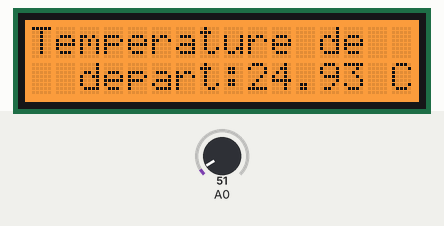
A sketch run on a simulated Arduino Uno, built with avr-gcc and run on an emulated ATmega328P. Shown: 16×2 character LCD. The inputs (shaded band) are chosen by the test bench; at power-on: A0 = 51. Random numbers use the default seed unless the sketch sets one.

Above: at 1.2 s.
1.3 s: A0 set to 61
At 10.7 s:
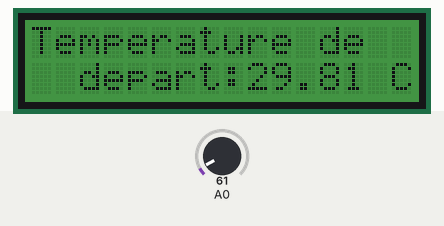
11.0 s: A0 set to 71
At 22.83 s:
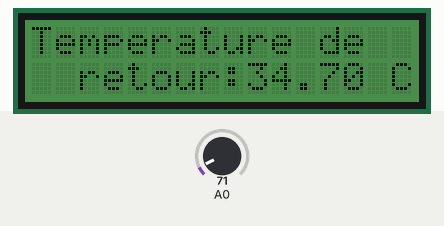
24.3 s: A0 set to 86
At 36.2 s:
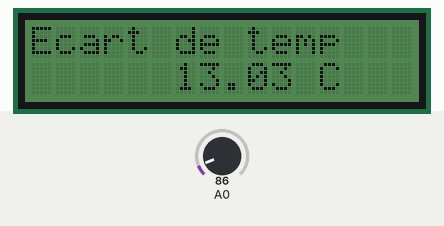

The sketch:

difference-between-lm35dz-and-another-sensor.ino
```cpp
// (licence header left out)
#include <Wire.h> // Libs
#include "rgb_lcd.h"

rgb_lcd lcd;

int colorR = 255; // Setting up background color
int colorG = 128;
int colorB = 0;
float ND;
float AffD;
float NR;
float AffR;

void setup()
{
    // Initialize debug console with PC
    Serial.begin(9600);


    // set up the LCD's number of columns and rows:
    lcd.begin(16,2);
    lcd.clear();

    lcd.setRGB(colorR, colorG, colorB);
}

void loop()
{
  int valeur_brute = analogRead(A0);
  float temperature_depart = valeur_brute * (5.0 / 1023.0 * 100.0);         // Compute beggining server
  float temperature_retour = rand() % 25 + 15;                              // Valeur aléatoire pour temp retour
  lcd.clear();                                                              // Delete text on screen
  if (temperature_depart==0.00) {                                           // Condition : if temp > 100°C
    lcd.setCursor(4,0);                                                     // Positionning text on screen
    lcd.print("Erreur:");                                                   // Wrote "error"
    lcd.setCursor(0,1);                                                     // Text position
    lcd.print("REBRANCHER CABLE");                                          // Write and change screen color
    colorR = 255;
    colorG = 45;
    colorB = 0;
    lcd.setRGB(colorR, colorG, colorB);
    delay(100);
  } else {                              // Normal work
    lcd.setCursor(0,0);
    lcd.print("Temperature de");
    lcd.setCursor(2,1);
    lcd.print("depart:");
    delay(100);
    lcd.setCursor(9,1);
    lcd.print(temperature_depart);
    lcd.setCursor(15,1);
    lcd.print("C");
    delay(3000);
    lcd.setCursor(0,0);
    lcd.print("Temperature de");
    lcd.setCursor(2,1);
    lcd.print("retour:");
    delay(100);
    lcd.setCursor(9,1);
    lcd.print(temperature_retour);
    lcd.setCursor(15,1);
    lcd.print("C");
    delay(3000);
    lcd.clear();
    float diff = 0.01;
    if (temperature_depart>temperature_retour) {              // Temp difference value
       diff = (temperature_depart-temperature_retour);
    } else if (temperature_retour>temperature_depart) {
       diff = (temperature_retour-temperature_depart);
    } else if (temperature_depart==temperature_retour) {
       diff = 0;
    }
    lcd.setCursor(0,0);             // display difference time between two temperaturs
    lcd.print("Ecart de temp");
    lcd.setCursor(6,1);
    lcd.print(diff);
    lcd.setCursor(12,1);
    lcd.print("C");
    delay(3000);

    for(int i=1; i<=10; ++i)
    {
      colorR++;
      colorG--;
      colorB++;
      lcd.setRGB(colorR, colorG, colorB);
      delay(50);
    }

  }

}

/* ********************************************************************************************************
  End Of File
******************************************************************************************************** */
```
